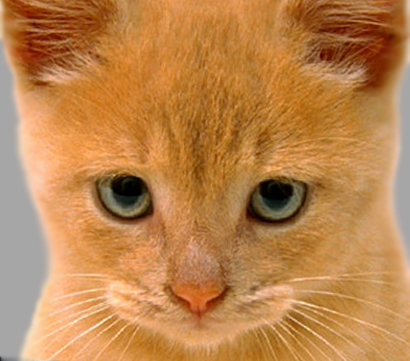
#> input picture P1/imagenes/cat.bmp, 410 x 361 px
$ python p1.py   (older library calls are emulated)
#> lines starting #> are read from the running program, lines starting #| are printed output that depends on the picture
# -*- coding: utf-8 -*-

import cv2
import numpy as np
import sys
import matplotlib.pyplot as plt

####################################################### FUNCIONES P0 ##########################

# Funcion para leer las imagenes
def lee_imagen(file_name, flag_color):
    if flag_color == 0 or flag_color == 1:
        imagen = cv2.imread(file_name, flag_color)
        imagen = cv2.cvtColor(imagen, cv2.COLOR_BGR2RGB)
        imagen = imagen.astype(np.float64)
        return imagen
    else:
        sys.exit('Imagen no valida')

def normalizar_imagen(imagen):
    if len(imagen.shape) == 2:
        minimo = np.amin(imagen)
        maximo = np.amax(imagen)
        if minimo < 0 or maximo > 255:
            for i in range(imagen.shape[0]):
                for j in range(imagen.shape[1]):
                    imagen[i][j] = 255 * (imagen[i][j]- minimo) / (maximo - minimo)
    elif len(imagen.shape) == 3:
        minimo = [np.amin(imagen[:,:,0]), np.amin(imagen[:,:,1]), np.amin(imagen[:,:,2])]
        maximo = [np.amax(imagen[:,:,0]), np.amax(imagen[:,:,1]), np.amax(imagen[:,:,2])]
        if minimo[0] < 0 or minimo[1] < 0 or minimo[2] < 0 or maximo[0] > 255 or maximo[1] > 255 or maximo[2] > 255:
            for i in range(imagen.shape[0]):
                for j in range(imagen.shape[1]):
                    for k in range(imagen.shape[2]):
                        imagen[i][j][k] = 255 * (imagen[i][j][k] - minimo[k]) / (maximo[k] - minimo[k])
    else:
        sys.exit('Imagen no valida')
    return imagen

# [7 lines left out: function pinta_imagen, not called in this run]

# Funcion para pintar varias imagenes a la vez con pyplot
def pintar_multiples_imagenes_pyplot(secuencia_imagenes, tituloImagen, filas, columnas, nombre):
    fig = plt.figure(0)
    fig.canvas.set_window_title(nombre)
    for i in range(len(secuencia_imagenes)):
        normalizar_imagen(secuencia_imagenes[i])
        secuencia_imagenes[i] = secuencia_imagenes[i].astype(np.uint8)
    for i in range(columnas*filas):
        if i < len(secuencia_imagenes):
            plt.subplot(filas, columnas, i+1)
            plt.imshow(secuencia_imagenes[i])
            plt.title(tituloImagen[i])
            plt.xticks([])
            plt.yticks([])
    plt.show()
    for i in range(len(secuencia_imagenes)):
        secuencia_imagenes[i] = secuencia_imagenes[i].astype(np.float64)


#######################################################################################################

####################################################### FUNCIONES AUXILIARES ##########################

# Eliminamos las filas y columnas impares
def subsampling(imagen):
    return imagen[::2, ::2]

# Imprimimos varias imagenes en una sola
# [15 lines left out: functions imprime_varias_imagenes_en_una, igualar, not called in this run]

#######################################################################################################

####################################################### FUNCIONES P1 ##########################

'''
Calculo de la convolución una máscara arbitraria.
    Parametros:
        imagen - Imagen
        kx: kernel del eje x.
        ky: kernel del eje y.
        border - Tratamiento del borde de la imagen
'''
def convolucion(imagen, kx, ky, border = cv2.BORDER_DEFAULT):
    # Transponemos el vertor del eje x (para que al multiplicarlo con el vertor del eje y nos resulte una matriz)
    kx = np.transpose(kx)
    # Revertimos los vectores oara la convolución
    kx = cv2.flip(kx, -1)
    ky = cv2.flip(ky, -1)
    # Convoluciona una imagen con el núcleo
    imagen = cv2.filter2D(imagen, -1, kx, borderType = border)
    imagen = cv2.filter2D(imagen, -1, ky, borderType = border)
    return imagen


'''
El cálculo de la convolución de una imagen con una máscara 2D.
    Parametros:
        imagen - Imagen
        kx - Tamaño de la abertura en el eje x, debe ser impar y positivo.
        ky - Tamaño de la abertura en el eje y, debe ser impar y positivo.
        sigmax – Desviación estándar gaussiana en el eje x.
        sigmay – Desviación estándar gaussiana en el eje y.
        border - Tratamiento del borde de la imagen

Podemos observar que a mayor sigma, mayor difuminada queda la imagen. Análogo con el ksize. Podemos tambien poner un sigma grande en algun eje y
el suavizado que se obtiene se aprecia mayor en el eje que tenga el sigma más grande.
'''
def gaussian_blur(imagen, kx = 0, ky = 0, sigmax = 0, sigmay = 0, border = cv2.BORDER_DEFAULT):
    # Calculamos el tamaño de la mascara optimo si el usuario introdujo el valor 0
    if kx == 0:
        # 6 veces el valor del sigma es el tamaño optimo para el tamaño de la abertura, mas 1 para conseguir la imparidad
        kx = int(6*sigmax) + 1
    if ky == 0:
        ky = int(6*sigmay) + 1
    # La función getGaussianKernel calcula y devuelve la matriz de coeficientes de filtro gaussianos
    kernelX = cv2.getGaussianKernel(kx, sigmax)
    kernelY = cv2.getGaussianKernel(ky, sigmay)
    # Hacemos la convolucion
    imagen = convolucion(imagen, kernelX, kernelY, border)
    return imagen

'''
El cálculo de la convolución de una imagen con máscaras 1D dadas por getDerivKernels
    Parametros:
        imagen - Imagen
        dX – Orden de la derivada con respecto al eje X.
        dY – Orden de la derivada con respecto al eje Y.
        ksize – Tamaño de la abertura, debe ser impar y positivo (1, 3, 5 o 7, segun https://docs.opencv.org/2.4/modules/imgproc/doc/filtering.html#void%20getDerivKernels(OutputArray%20kx,%20OutputArray%20ky,%20int%20dx,%20int%20dy,%20int%20ksize,%20bool%20normalize,%20int%20ktype)).
        border - Tratamiento del borde de la imagen

Observamos cambios de tono de la imagen. Al aumentar el orden de la derivada, se aprecia los cambios de tonos mas fuertes.
Si aumentamos la derivada en algun eje con respecto el otro, aparecen lineas en dirección al eje aumentado.
'''
# [8 lines left out: function convolucion1D, not called in this run]

'''
Usar la función Laplacian para el cálculo de la convolución 2D con una máscara normalizada de Laplaciana-de-Gaussiana de tamaño variable.
    Parametros:
        imagen - Imagen
        border - Tratamiento del borde de la imagen
        ksize – Tamaño de la abertura, debe ser impar y positivo.

Replicamos la función Laplacian con el siguiente algoritmo obtenemos la derivada segunda en el eje x y la derivada segunda en el eje y
(esto con la función getDerivKernels) y hacemos la convolucion de la imagen con esas dos derivadas (con la función convolucion) y las sumamos.
'''
# [6 lines left out: function laplaciana_de_gaussiana, not called in this run]

'''
Una función que genere una representación en pirámide Gaussiana de 4 niveles de una imagen.
    Parametros:
        imagen - Imagen
        nivel – Indica el nivel de la pirámide
        border - Tratamiento del borde de la imagen

La pirámide consiste en una secuencia de imágenes, cada cuál de mitad tamaño que la anterior y aplicando un filtro gaussiano.
La pirámide hace de simulador de cómo se verían las imágenes a una cierta distancia.
'''

# Una función que genere una representación en pirámide Gaussiana de 4 niveles de una imagen.
# [11 lines left out: function piramide_gaussiana, not called in this run]

'''
Una función que genere una representación en pirámide Laplaciana de 4 niveles de una imagen. Mostrar ejemplos de
funcionamiento usando bordes.
    Parametros:
        imagen - Imagen
        nivel – Indica el nivel de la pirámide
        sigma – Desviación estándar gaussiana.
        border - Tratamiento del borde de la imagen

Obtenemos la piramide laplaciana de una imagen a partir de la gaussiana. Los distintos niveles nos muestran
los bordes de la imagen en cada paso, ya que nos quedamos con las frecuencias altas.
'''


# [9 lines left out: function piramide_laplaciana, not called in this run]


'''
Escribir una función que muestre las tres imágenes ( alta, baja e híbrida) en una misma ventana. (Recordar que las
imágenes después de una convolución contienen número flotantes que pueden ser positivos y negativos)
    Parametros:
        imagen_fbaja - Imagen usada para frecuencias bajas
        sigma_fbaja: Sigma para la imagen de frecuencias bajas.
        imagen_falta - Imagen usada para frecuencias altas
        sigma_falta: Sigma para la imagen de frecuencias altas.

Mezclando adecuadamente una parte de las frecuencias altas de una imagen con una parte de las frecuencias bajas de
otra imagen, obtenemos una imagen híbrida que admite distintas interpretaciones a distintas distancias.
'''
# [8 lines left out: function hibrida, not called in this run]


def ejercicio1():
    # Ejercicio 1 A 1
    imagen = lee_imagen('imagenes/cat.bmp', 1)
#> in lee_imagen, imagen is the input picture: shape (361, 410, 3); mean B, G, R 77.1, 132.5, 188.3
    pintar_multiples_imagenes_pyplot([imagen, gaussian_blur(imagen, 7, 7, 5, 5), gaussian_blur(imagen, 7, 7, 7, 7), gaussian_blur(imagen, 7, 7, 21, 21) ], ['cat', 'blur_sigma5', 'blur_sigma7', 'blur_sigma21'], 2, 2, 'GaussianBlur distinto sigma')
#> in convolucion, `imagen = cv2.filter2D(imagen, -1, kx, borderType = border)`:
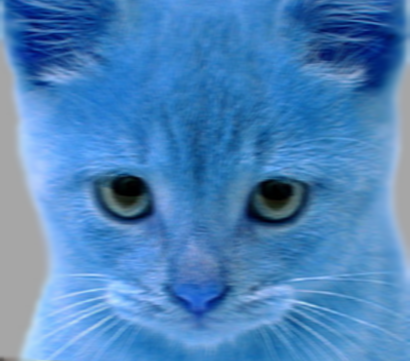
#> imagen: shape (361, 410, 3) float64; mean of channels 0, 1, 2 188.3, 132.5, 77.1; drawn as B, G, R
#> the loop in pintar_multiples_imagenes_pyplot, `for i in range(len(secuencia_imagenes)):` made 4 passes
#> after the loop in pintar_multiples_imagenes_pyplot, `for i in range(len(secuencia_imagenes)):`: secuencia_imagenes = 4 items
#> in pintar_multiples_imagenes_pyplot, `plt.show()`:
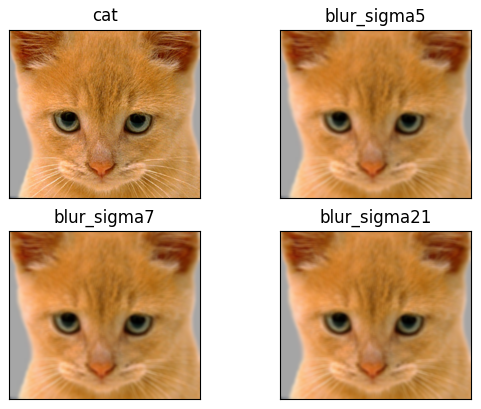
#> figure drawn by matplotlib, 4 panels
#> the loop in pintar_multiples_imagenes_pyplot, `for i in range(len(secuencia_imagenes)):` made 4 passes
    pintar_multiples_imagenes_pyplot([imagen, gaussian_blur(imagen, 5, 5, 7, 7), gaussian_blur(imagen, 9, 9, 7, 7), gaussian_blur(imagen, 15, 15, 7, 7) ], ['cat', 'blur_ksize5', 'blur_ksize9', 'blur_ksize15'], 2, 2, 'GaussianBlur, distinto valor de mascara')
#> in convolucion (call 5), `imagen = cv2.filter2D(imagen, -1, ky, borderType = border)`:
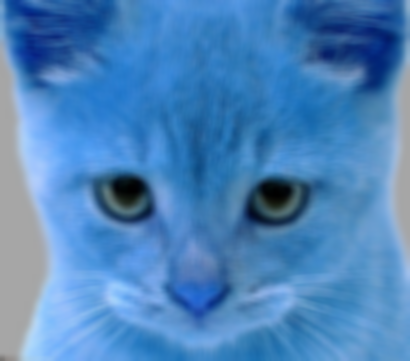
#> imagen: shape (361, 410, 3) float64; mean of channels 0, 1, 2 188.3, 132.5, 77.1; drawn as B, G, R
#> the loop in pintar_multiples_imagenes_pyplot (call 2), `for i in range(len(secuencia_imagenes)):` made 4 passes
#> the loop in pintar_multiples_imagenes_pyplot (call 2), `for i in range(len(secuencia_imagenes)):` made 4 passes
    pintar_multiples_imagenes_pyplot([imagen, gaussian_blur(imagen, 7, 7, 7, 7, cv2.BORDER_CONSTANT), gaussian_blur(imagen, 7, 7, 7, 7, cv2.BORDER_REFLECT), gaussian_blur(imagen, 7, 7, 7, 7) ], ['cat', 'blur_border_constant', 'blur_border_reflect', 'blur_default'], 2, 2, 'GaussianBlur, distinto borde')
#> in convolucion (call 7), `imagen = cv2.filter2D(imagen, -1, ky, borderType = border)`:
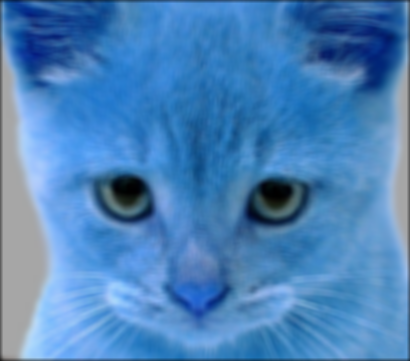
#> imagen: shape (361, 410, 3) float64; mean of channels 0, 1, 2 186.6, 131.2, 76.1; drawn as B, G, R
#> call 3 of pintar_multiples_imagenes_pyplot, with filas = 2, columnas = 2, nombre = 'GaussianBlur, distinto borde'
#> the loop in pintar_multiples_imagenes_pyplot (call 3), `for i in range(len(secuencia_imagenes)):` made 4 passes
#> in pintar_multiples_imagenes_pyplot (call 3), `plt.show()`:
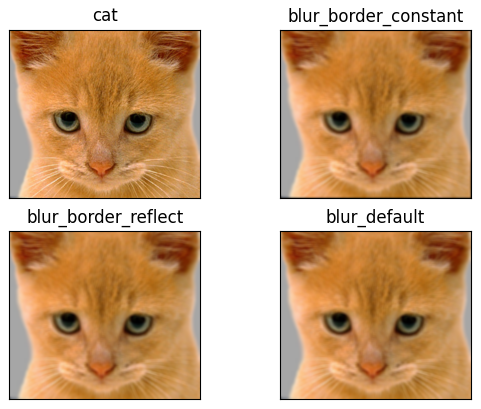
#> figure drawn by matplotlib, 4 panels
#> the loop in pintar_multiples_imagenes_pyplot (call 3), `for i in range(len(secuencia_imagenes)):` made 4 passes
#> (the run stopped early here; a loop or call above may not have finished)
